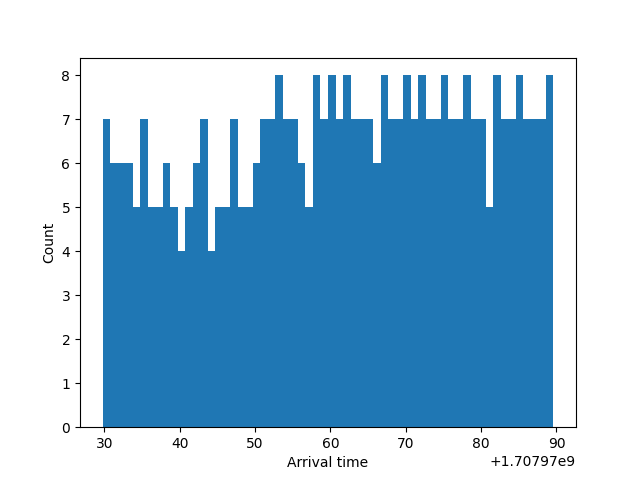

This figure's Python source:
import sys
import numpy as np
import matplotlib.pyplot as plt

if len(sys.argv) != 2:
    print("Usage: python latencyHistogram.py <log_file>")
    sys.exit(1)

path = sys.argv[1]
with open(path, "r", encoding="utf-8") as f:
    log = f.read()

arrival_times = []

for line in log.split("\n"):
    if len(line) > 0:
        arrival_times.append(float(line))

plt.hist(arrival_times,bins=60)
plt.ylabel("Count")
plt.xlabel("Arrival time")
plt.savefig("latencyHistogram.png")
plt.show()
